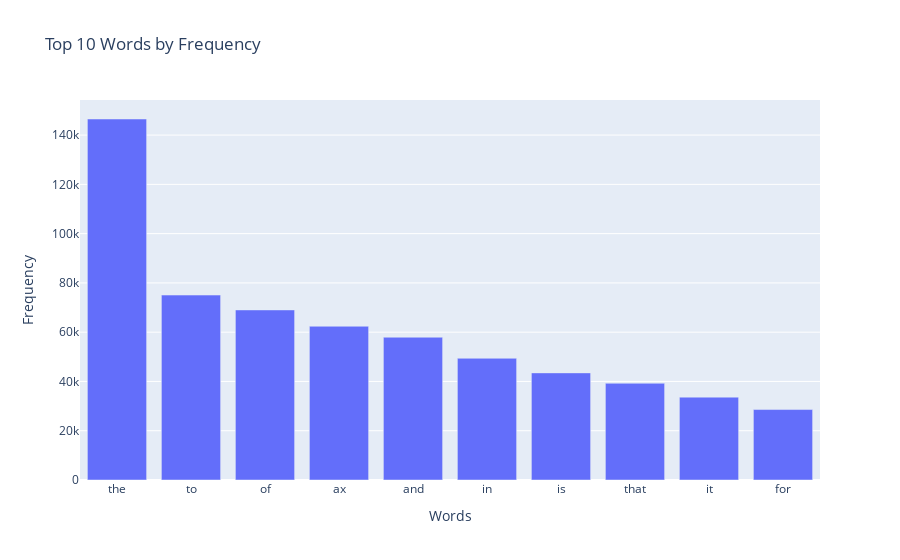

Source (notebook cell):
### Markdown cell above
Exercise 15

In the raw frequency chart, the highest frequency terms dominate, and lower frequency terms are hard to discern.
In the log-transformed chart, even terms with lower frequencies can be observed clearly, giving a fuller picture of the word distribution across documents.

In additiin, the log transformation scales down the differences between high-frequency and low-frequency terms, allowing for easier comparison. Terms with very high frequencies (which could otherwise overshadow less frequent terms) are scaled down, making the "long tail" of less frequent terms more visible.

### Code cell
from sklearn.feature_extraction.text import CountVectorizer
import numpy as np
import plotly.express as px

# Convert the text data into a document-term matrix
count_vect = CountVectorizer()
X_counts = count_vect.fit_transform(df['text'])

# Sum up the counts of each term across all documents
term_frequencies = np.asarray(X_counts.sum(axis=0)).flatten()

# Get the feature (word) names
terms = count_vect.get_feature_names_out()

# Find the indices of the top 10 most frequent terms
sorted_terms = np.argsort(term_frequencies)[-10:][::-1]  # Indices of top 10 terms
sorted_term_names = terms[sorted_terms]  # Names of the top 10 terms

# Plot the top 10 words by frequency using Plotly
fig = px.bar(x=sorted_term_names, y=term_frequencies[sorted_terms], labels={'x':'Words', 'y':'Frequency'}, title='Top 10 Words by Frequency')
fig.show()

### Figure 1 — Plotly figure (JSON) as saved in the notebook; plotly's stock layout.template omitted (floating-point values rounded to 4 significant figures)
{"data": [{"alignmentgroup": "True", "hovertemplate": "Words=%{x}<br>Frequency=%{y}<extra></extra>", "legendgroup": "", "marker": {"color": "#636efa", "pattern": {"shape": ""}}, "name": "", "offsetgroup": "", "orientation": "v", "showlegend": false, "textposition": "auto", "type": "bar", "x": ["the", "to", "of", "ax", "and", "in", "is", "that", "it", "for"], "xaxis": "x", "y": [146532, 75064, 69034, 62406, 57957, 49401, 43480, 39264, 33638, 28600], "yaxis": "y"}], "layout": {"barmode": "relative", "legend": {"tracegroupgap": 0}, "title": {"text": "Top 10 Words by Frequency"}, "xaxis": {"anchor": "y", "domain": [0, 1], "title": {"text": "Words"}}, "yaxis": {"anchor": "x", "domain": [0, 1], "title": {"text": "Frequency"}}}}
